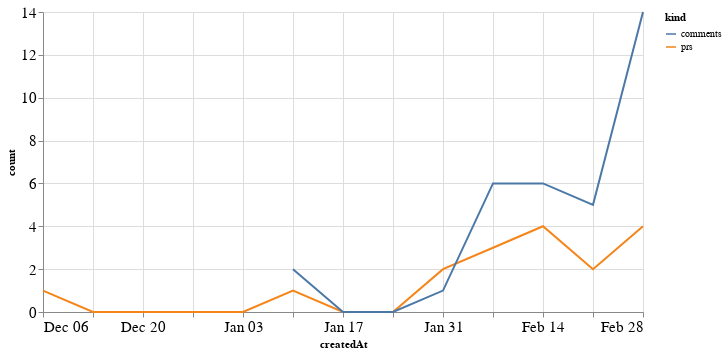

The code cell stored with this chart in its notebook:
### Code cell
alt.Chart(total_time, width=600).mark_line().encode(
    x='createdAt',
    y='count',
    color='kind'
)

### Figure 1 — Vega-Lite specification as saved in the notebook (floating-point values rounded to 4 significant figures)
{"config": {"axisLeft": {"labelFontSize": 15}, "axisBottom": {"labelFontSize": 15}}, "data": {"name": "data-5b5e5f9660356060ac3347767635cc53"}, "mark": "line", "encoding": {"color": {"type": "nominal", "field": "kind"}, "x": {"type": "temporal", "field": "createdAt"}, "y": {"type": "quantitative", "field": "count"}}, "width": 600, "$schema": "https://vega.github.io/schema/vega-lite/v4.8.1.json", "datasets": {"data-5b5e5f9660356060ac3347767635cc53": [{"createdAt": "2020-12-06T00:00:00", "kind": "prs", "count": 1.0}, {"createdAt": "2020-12-13T00:00:00", "kind": "prs", "count": 0.0}, {"createdAt": "2020-12-20T00:00:00", "kind": "prs", "count": 0.0}, {"createdAt": "2020-12-27T00:00:00", "kind": "prs", "count": 0.0}, {"createdAt": "2021-01-03T00:00:00", "kind": "prs", "count": 0.0}, {"createdAt": "2021-01-10T00:00:00", "kind": "prs", "count": 1.0}, {"createdAt": "2021-01-17T00:00:00", "kind": "prs", "count": 0.0}, {"createdAt": "2021-01-24T00:00:00", "kind": "prs", "count": 0.0}, {"createdAt": "2021-01-31T00:00:00", "kind": "prs", "count": 2.0}, {"createdAt": "2021-02-07T00:00:00", "kind": "prs", "count": 3.0}, {"createdAt": "2021-02-14T00:00:00", "kind": "prs", "count": 4.0}, {"createdAt": "2021-02-21T00:00:00", "kind": "prs", "count": 2.0}, {"createdAt": "2021-02-28T00:00:00", "kind": "prs", "count": 4.0}, {"createdAt": "2020-12-06T00:00:00", "kind": "comments", "count": null}, {"createdAt": "2020-12-13T00:00:00", "kind": "comments", "count": null}, {"createdAt": "2020-12-20T00:00:00", "kind": "comments", "count": null}, {"createdAt": "2020-12-27T00:00:00", "kind": "comments", "count": null}, {"createdAt": "2021-01-03T00:00:00", "kind": "comments", "count": null}, {"createdAt": "2021-01-10T00:00:00", "kind": "comments", "count": 2.0}, {"createdAt": "2021-01-17T00:00:00", "kind": "comments", "count": 0.0}, {"createdAt": "2021-01-24T00:00:00", "kind": "comments", "count": 0.0}, {"createdAt": "2021-01-31T00:00:00", "kind": "comments", "count": 1.0}, {"createdAt": "2021-02-07T00:00:00", "kind": "comments", "count": 6.0}, {"createdAt": "2021-02-14T00:00:00", "kind": "comments", "count": 6.0}, {"createdAt": "2021-02-21T00:00:00", "kind": "comments", "count": 5.0}, {"createdAt": "2021-02-28T00:00:00", "kind": "comments", "count": 14.0}]}}
